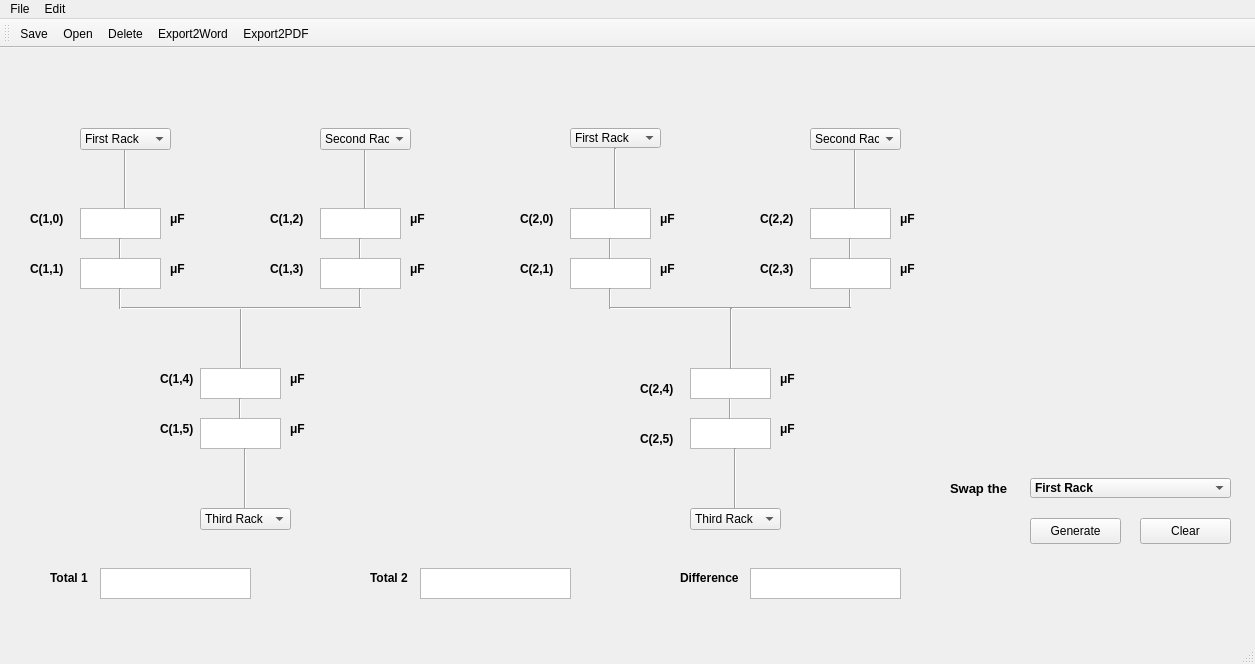
<?xml version="1.0" encoding="UTF-8"?>
<ui version="4.0">
 <class>MainWindow</class>
 <widget class="QMainWindow" name="MainWindow">
  <property name="geometry">
   <rect>
    <x>0</x>
    <y>0</y>
    <width>1255</width>
    <height>664</height>
   </rect>
  </property>
  <property name="windowTitle">
   <string>Capacitor Balancer</string>
  </property>
  <property name="windowIcon">
   <iconset>
    <normaloff>icons/CEB.png</normaloff>icons/CEB.png</iconset>
  </property>
  <widget class="QWidget" name="centralwidget">
   <widget class="Line" name="line">
    <property name="geometry">
     <rect>
      <x>120</x>
      <y>250</y>
      <width>121</width>
      <height>20</height>
     </rect>
    </property>
    <property name="lineWidth">
     <number>1</number>
    </property>
    <property name="orientation">
     <enum>Qt::Horizontal</enum>
    </property>
   </widget>
   <widget class="Line" name="line_2">
    <property name="geometry">
     <rect>
      <x>240</x>
      <y>260</y>
      <width>3</width>
      <height>61</height>
     </rect>
    </property>
    <property name="orientation">
     <enum>Qt::Vertical</enum>
    </property>
   </widget>
   <widget class="QTextEdit" name="textEdit">
    <property name="geometry">
     <rect>
      <x>200</x>
      <y>320</y>
      <width>81</width>
      <height>31</height>
     </rect>
    </property>
   </widget>
   <widget class="QTextEdit" name="textEdit_2">
    <property name="geometry">
     <rect>
      <x>200</x>
      <y>370</y>
      <width>81</width>
      <height>31</height>
     </rect>
    </property>
   </widget>
   <widget class="QTextEdit" name="textEdit_3">
    <property name="geometry">
     <rect>
      <x>80</x>
      <y>210</y>
      <width>81</width>
      <height>31</height>
     </rect>
    </property>
   </widget>
   <widget class="QTextEdit" name="textEdit_4">
    <property name="geometry">
     <rect>
      <x>80</x>
      <y>160</y>
      <width>81</width>
      <height>31</height>
     </rect>
    </property>
   </widget>
   <widget class="Line" name="line_4">
    <property name="geometry">
     <rect>
      <x>110</x>
      <y>190</y>
      <width>21</width>
      <height>21</height>
     </rect>
    </property>
    <property name="orientation">
     <enum>Qt::Vertical</enum>
    </property>
   </widget>
   <widget class="Line" name="line_5">
    <property name="geometry">
     <rect>
      <x>110</x>
      <y>100</y>
      <width>31</width>
      <height>61</height>
     </rect>
    </property>
    <property name="orientation">
     <enum>Qt::Vertical</enum>
    </property>
   </widget>
   <widget class="Line" name="line_6">
    <property name="geometry">
     <rect>
      <x>110</x>
      <y>240</y>
      <width>21</width>
      <height>21</height>
     </rect>
    </property>
    <property name="orientation">
     <enum>Qt::Vertical</enum>
    </property>
   </widget>
   <widget class="Line" name="line_7">
    <property name="geometry">
     <rect>
      <x>230</x>
      <y>350</y>
      <width>21</width>
      <height>21</height>
     </rect>
    </property>
    <property name="orientation">
     <enum>Qt::Vertical</enum>
    </property>
   </widget>
   <widget class="QTextEdit" name="textEdit_5">
    <property name="geometry">
     <rect>
      <x>320</x>
      <y>210</y>
      <width>81</width>
      <height>31</height>
     </rect>
    </property>
   </widget>
   <widget class="QTextEdit" name="textEdit_6">
    <property name="geometry">
     <rect>
      <x>320</x>
      <y>160</y>
      <width>81</width>
      <height>31</height>
     </rect>
    </property>
   </widget>
   <widget class="Line" name="line_8">
    <property name="geometry">
     <rect>
      <x>350</x>
      <y>100</y>
      <width>31</width>
      <height>61</height>
     </rect>
    </property>
    <property name="orientation">
     <enum>Qt::Vertical</enum>
    </property>
   </widget>
   <widget class="Line" name="line_9">
    <property name="geometry">
     <rect>
      <x>350</x>
      <y>240</y>
      <width>21</width>
      <height>21</height>
     </rect>
    </property>
    <property name="orientation">
     <enum>Qt::Vertical</enum>
    </property>
   </widget>
   <widget class="Line" name="line_10">
    <property name="geometry">
     <rect>
      <x>350</x>
      <y>190</y>
      <width>21</width>
      <height>21</height>
     </rect>
    </property>
    <property name="orientation">
     <enum>Qt::Vertical</enum>
    </property>
   </widget>
   <widget class="Line" name="line_3">
    <property name="geometry">
     <rect>
      <x>240</x>
      <y>250</y>
      <width>121</width>
      <height>20</height>
     </rect>
    </property>
    <property name="orientation">
     <enum>Qt::Horizontal</enum>
    </property>
   </widget>
   <widget class="Line" name="line_11">
    <property name="geometry">
     <rect>
      <x>230</x>
      <y>400</y>
      <width>31</width>
      <height>61</height>
     </rect>
    </property>
    <property name="orientation">
     <enum>Qt::Vertical</enum>
    </property>
   </widget>
   <widget class="QTextEdit" name="textEdit_7">
    <property name="geometry">
     <rect>
      <x>570</x>
      <y>210</y>
      <width>81</width>
      <height>31</height>
     </rect>
    </property>
   </widget>
   <widget class="Line" name="line_12">
    <property name="geometry">
     <rect>
      <x>840</x>
      <y>240</y>
      <width>21</width>
      <height>21</height>
     </rect>
    </property>
    <property name="orientation">
     <enum>Qt::Vertical</enum>
    </property>
   </widget>
   <widget class="QTextEdit" name="textEdit_8">
    <property name="geometry">
     <rect>
      <x>810</x>
      <y>160</y>
      <width>81</width>
      <height>31</height>
     </rect>
    </property>
   </widget>
   <widget class="QTextEdit" name="textEdit_9">
    <property name="geometry">
     <rect>
      <x>690</x>
      <y>370</y>
      <width>81</width>
      <height>31</height>
     </rect>
    </property>
   </widget>
   <widget class="QTextEdit" name="textEdit_10">
    <property name="geometry">
     <rect>
      <x>570</x>
      <y>160</y>
      <width>81</width>
      <height>31</height>
     </rect>
    </property>
   </widget>
   <widget class="Line" name="line_13">
    <property name="geometry">
     <rect>
      <x>720</x>
      <y>350</y>
      <width>21</width>
      <height>21</height>
     </rect>
    </property>
    <property name="orientation">
     <enum>Qt::Vertical</enum>
    </property>
   </widget>
   <widget class="QTextEdit" name="textEdit_11">
    <property name="geometry">
     <rect>
      <x>810</x>
      <y>210</y>
      <width>81</width>
      <height>31</height>
     </rect>
    </property>
   </widget>
   <widget class="Line" name="line_14">
    <property name="geometry">
     <rect>
      <x>600</x>
      <y>100</y>
      <width>31</width>
      <height>61</height>
     </rect>
    </property>
    <property name="orientation">
     <enum>Qt::Vertical</enum>
    </property>
   </widget>
   <widget class="Line" name="line_15">
    <property name="geometry">
     <rect>
      <x>600</x>
      <y>240</y>
      <width>21</width>
      <height>21</height>
     </rect>
    </property>
    <property name="orientation">
     <enum>Qt::Vertical</enum>
    </property>
   </widget>
   <widget class="Line" name="line_16">
    <property name="geometry">
     <rect>
      <x>840</x>
      <y>190</y>
      <width>21</width>
      <height>21</height>
     </rect>
    </property>
    <property name="orientation">
     <enum>Qt::Vertical</enum>
    </property>
   </widget>
   <widget class="Line" name="line_17">
    <property name="geometry">
     <rect>
      <x>840</x>
      <y>100</y>
      <width>31</width>
      <height>61</height>
     </rect>
    </property>
    <property name="orientation">
     <enum>Qt::Vertical</enum>
    </property>
   </widget>
   <widget class="Line" name="line_18">
    <property name="geometry">
     <rect>
      <x>610</x>
      <y>250</y>
      <width>121</width>
      <height>20</height>
     </rect>
    </property>
    <property name="orientation">
     <enum>Qt::Horizontal</enum>
    </property>
   </widget>
   <widget class="Line" name="line_19">
    <property name="geometry">
     <rect>
      <x>600</x>
      <y>190</y>
      <width>21</width>
      <height>21</height>
     </rect>
    </property>
    <property name="orientation">
     <enum>Qt::Vertical</enum>
    </property>
   </widget>
   <widget class="QTextEdit" name="textEdit_12">
    <property name="geometry">
     <rect>
      <x>690</x>
      <y>320</y>
      <width>81</width>
      <height>31</height>
     </rect>
    </property>
   </widget>
   <widget class="Line" name="line_20">
    <property name="geometry">
     <rect>
      <x>730</x>
      <y>250</y>
      <width>121</width>
      <height>20</height>
     </rect>
    </property>
    <property name="orientation">
     <enum>Qt::Horizontal</enum>
    </property>
   </widget>
   <widget class="Line" name="line_21">
    <property name="geometry">
     <rect>
      <x>730</x>
      <y>260</y>
      <width>3</width>
      <height>61</height>
     </rect>
    </property>
    <property name="orientation">
     <enum>Qt::Vertical</enum>
    </property>
   </widget>
   <widget class="Line" name="line_22">
    <property name="geometry">
     <rect>
      <x>720</x>
      <y>400</y>
      <width>31</width>
      <height>61</height>
     </rect>
    </property>
    <property name="orientation">
     <enum>Qt::Vertical</enum>
    </property>
   </widget>
   <widget class="QPushButton" name="pushButton">
    <property name="geometry">
     <rect>
      <x>1030</x>
      <y>470</y>
      <width>91</width>
      <height>26</height>
     </rect>
    </property>
    <property name="text">
     <string>Generate</string>
    </property>
    <property name="icon">
     <iconset>
      <normaloff>icons/tick.png</normaloff>icons/tick.png</iconset>
    </property>
   </widget>
   <widget class="QPushButton" name="pushButton_2">
    <property name="geometry">
     <rect>
      <x>1140</x>
      <y>470</y>
      <width>91</width>
      <height>26</height>
     </rect>
    </property>
    <property name="text">
     <string>Clear</string>
    </property>
    <property name="icon">
     <iconset>
      <normaloff>icons/Delete-icon.png</normaloff>icons/Delete-icon.png</iconset>
    </property>
   </widget>
   <widget class="QLabel" name="label">
    <property name="geometry">
     <rect>
      <x>170</x>
      <y>160</y>
      <width>41</width>
      <height>21</height>
     </rect>
    </property>
    <property name="font">
     <font>
      <weight>75</weight>
      <bold>true</bold>
     </font>
    </property>
    <property name="text">
     <string>μF</string>
    </property>
   </widget>
   <widget class="QLabel" name="label_2">
    <property name="geometry">
     <rect>
      <x>170</x>
      <y>210</y>
      <width>41</width>
      <height>21</height>
     </rect>
    </property>
    <property name="font">
     <font>
      <weight>75</weight>
      <bold>true</bold>
     </font>
    </property>
    <property name="text">
     <string>μF</string>
    </property>
   </widget>
   <widget class="QLabel" name="label_3">
    <property name="geometry">
     <rect>
      <x>410</x>
      <y>160</y>
      <width>41</width>
      <height>21</height>
     </rect>
    </property>
    <property name="font">
     <font>
      <weight>75</weight>
      <bold>true</bold>
     </font>
    </property>
    <property name="text">
     <string>μF</string>
    </property>
   </widget>
   <widget class="QLabel" name="label_4">
    <property name="geometry">
     <rect>
      <x>410</x>
      <y>210</y>
      <width>41</width>
      <height>21</height>
     </rect>
    </property>
    <property name="font">
     <font>
      <weight>75</weight>
      <bold>true</bold>
     </font>
    </property>
    <property name="text">
     <string>μF</string>
    </property>
   </widget>
   <widget class="QLabel" name="label_5">
    <property name="geometry">
     <rect>
      <x>290</x>
      <y>320</y>
      <width>41</width>
      <height>21</height>
     </rect>
    </property>
    <property name="font">
     <font>
      <weight>75</weight>
      <bold>true</bold>
     </font>
    </property>
    <property name="text">
     <string>μF</string>
    </property>
   </widget>
   <widget class="QLabel" name="label_6">
    <property name="geometry">
     <rect>
      <x>290</x>
      <y>370</y>
      <width>41</width>
      <height>21</height>
     </rect>
    </property>
    <property name="font">
     <font>
      <weight>75</weight>
      <bold>true</bold>
     </font>
    </property>
    <property name="text">
     <string>μF</string>
    </property>
   </widget>
   <widget class="QLabel" name="label_7">
    <property name="geometry">
     <rect>
      <x>660</x>
      <y>160</y>
      <width>41</width>
      <height>21</height>
     </rect>
    </property>
    <property name="font">
     <font>
      <weight>75</weight>
      <bold>true</bold>
     </font>
    </property>
    <property name="text">
     <string>μF</string>
    </property>
   </widget>
   <widget class="QLabel" name="label_8">
    <property name="geometry">
     <rect>
      <x>660</x>
      <y>210</y>
      <width>41</width>
      <height>21</height>
     </rect>
    </property>
    <property name="font">
     <font>
      <weight>75</weight>
      <bold>true</bold>
     </font>
    </property>
    <property name="text">
     <string>μF</string>
    </property>
   </widget>
   <widget class="QLabel" name="label_9">
    <property name="geometry">
     <rect>
      <x>900</x>
      <y>210</y>
      <width>41</width>
      <height>21</height>
     </rect>
    </property>
    <property name="font">
     <font>
      <weight>75</weight>
      <bold>true</bold>
     </font>
    </property>
    <property name="text">
     <string>μF</string>
    </property>
   </widget>
   <widget class="QLabel" name="label_10">
    <property name="geometry">
     <rect>
      <x>900</x>
      <y>160</y>
      <width>41</width>
      <height>21</height>
     </rect>
    </property>
    <property name="font">
     <font>
      <weight>75</weight>
      <bold>true</bold>
     </font>
    </property>
    <property name="text">
     <string>μF</string>
    </property>
   </widget>
   <widget class="QLabel" name="label_11">
    <property name="geometry">
     <rect>
      <x>780</x>
      <y>370</y>
      <width>41</width>
      <height>21</height>
     </rect>
    </property>
    <property name="font">
     <font>
      <weight>75</weight>
      <bold>true</bold>
     </font>
    </property>
    <property name="text">
     <string>μF</string>
    </property>
   </widget>
   <widget class="QLabel" name="label_12">
    <property name="geometry">
     <rect>
      <x>780</x>
      <y>320</y>
      <width>41</width>
      <height>21</height>
     </rect>
    </property>
    <property name="font">
     <font>
      <weight>75</weight>
      <bold>true</bold>
     </font>
    </property>
    <property name="text">
     <string>μF</string>
    </property>
   </widget>
   <widget class="QLabel" name="label_13">
    <property name="geometry">
     <rect>
      <x>30</x>
      <y>160</y>
      <width>51</width>
      <height>21</height>
     </rect>
    </property>
    <property name="font">
     <font>
      <weight>75</weight>
      <bold>true</bold>
     </font>
    </property>
    <property name="text">
     <string>C(1,0)</string>
    </property>
   </widget>
   <widget class="QLabel" name="label_14">
    <property name="geometry">
     <rect>
      <x>30</x>
      <y>210</y>
      <width>51</width>
      <height>21</height>
     </rect>
    </property>
    <property name="font">
     <font>
      <weight>75</weight>
      <bold>true</bold>
     </font>
    </property>
    <property name="text">
     <string>C(1,1)</string>
    </property>
   </widget>
   <widget class="QLabel" name="label_15">
    <property name="geometry">
     <rect>
      <x>270</x>
      <y>210</y>
      <width>51</width>
      <height>21</height>
     </rect>
    </property>
    <property name="font">
     <font>
      <weight>75</weight>
      <bold>true</bold>
     </font>
    </property>
    <property name="text">
     <string>C(1,3)</string>
    </property>
   </widget>
   <widget class="QLabel" name="label_16">
    <property name="geometry">
     <rect>
      <x>270</x>
      <y>160</y>
      <width>51</width>
      <height>21</height>
     </rect>
    </property>
    <property name="font">
     <font>
      <weight>75</weight>
      <bold>true</bold>
     </font>
    </property>
    <property name="text">
     <string>C(1,2)</string>
    </property>
   </widget>
   <widget class="QLabel" name="label_17">
    <property name="geometry">
     <rect>
      <x>160</x>
      <y>370</y>
      <width>41</width>
      <height>21</height>
     </rect>
    </property>
    <property name="font">
     <font>
      <weight>75</weight>
      <bold>true</bold>
     </font>
    </property>
    <property name="text">
     <string>C(1,5)</string>
    </property>
   </widget>
   <widget class="QLabel" name="label_18">
    <property name="geometry">
     <rect>
      <x>160</x>
      <y>320</y>
      <width>41</width>
      <height>21</height>
     </rect>
    </property>
    <property name="font">
     <font>
      <weight>75</weight>
      <bold>true</bold>
     </font>
    </property>
    <property name="text">
     <string>C(1,4)</string>
    </property>
   </widget>
   <widget class="QLabel" name="label_19">
    <property name="geometry">
     <rect>
      <x>520</x>
      <y>210</y>
      <width>51</width>
      <height>21</height>
     </rect>
    </property>
    <property name="font">
     <font>
      <weight>75</weight>
      <bold>true</bold>
     </font>
    </property>
    <property name="text">
     <string>C(2,1)</string>
    </property>
   </widget>
   <widget class="QLabel" name="label_20">
    <property name="geometry">
     <rect>
      <x>520</x>
      <y>160</y>
      <width>51</width>
      <height>21</height>
     </rect>
    </property>
    <property name="font">
     <font>
      <weight>75</weight>
      <bold>true</bold>
     </font>
    </property>
    <property name="text">
     <string>C(2,0)</string>
    </property>
   </widget>
   <widget class="QLabel" name="label_21">
    <property name="geometry">
     <rect>
      <x>640</x>
      <y>380</y>
      <width>51</width>
      <height>21</height>
     </rect>
    </property>
    <property name="font">
     <font>
      <weight>75</weight>
      <bold>true</bold>
     </font>
    </property>
    <property name="text">
     <string>C(2,5)</string>
    </property>
   </widget>
   <widget class="QLabel" name="label_22">
    <property name="geometry">
     <rect>
      <x>640</x>
      <y>330</y>
      <width>51</width>
      <height>21</height>
     </rect>
    </property>
    <property name="font">
     <font>
      <weight>75</weight>
      <bold>true</bold>
     </font>
    </property>
    <property name="text">
     <string>C(2,4)</string>
    </property>
   </widget>
   <widget class="QLabel" name="label_23">
    <property name="geometry">
     <rect>
      <x>760</x>
      <y>210</y>
      <width>51</width>
      <height>21</height>
     </rect>
    </property>
    <property name="font">
     <font>
      <weight>75</weight>
      <bold>true</bold>
     </font>
    </property>
    <property name="text">
     <string>C(2,3)</string>
    </property>
   </widget>
   <widget class="QLabel" name="label_24">
    <property name="geometry">
     <rect>
      <x>760</x>
      <y>160</y>
      <width>51</width>
      <height>21</height>
     </rect>
    </property>
    <property name="font">
     <font>
      <weight>75</weight>
      <bold>true</bold>
     </font>
    </property>
    <property name="text">
     <string>C(2,2)</string>
    </property>
   </widget>
   <widget class="QComboBox" name="comboBox">
    <property name="geometry">
     <rect>
      <x>80</x>
      <y>80</y>
      <width>91</width>
      <height>22</height>
     </rect>
    </property>
    <item>
     <property name="text">
      <string>First Rack</string>
     </property>
    </item>
    <item>
     <property name="text">
      <string>Second Rack</string>
     </property>
    </item>
    <item>
     <property name="text">
      <string>Third Rack</string>
     </property>
    </item>
   </widget>
   <widget class="QComboBox" name="comboBox_2">
    <property name="geometry">
     <rect>
      <x>320</x>
      <y>80</y>
      <width>91</width>
      <height>22</height>
     </rect>
    </property>
    <item>
     <property name="text">
      <string>Second Rack</string>
     </property>
    </item>
    <item>
     <property name="text">
      <string>First Rack</string>
     </property>
    </item>
    <item>
     <property name="text">
      <string>Third Rack</string>
     </property>
    </item>
   </widget>
   <widget class="QComboBox" name="comboBox_3">
    <property name="geometry">
     <rect>
      <x>200</x>
      <y>460</y>
      <width>91</width>
      <height>22</height>
     </rect>
    </property>
    <item>
     <property name="text">
      <string>Third Rack</string>
     </property>
    </item>
    <item>
     <property name="text">
      <string>Second Rack</string>
     </property>
    </item>
    <item>
     <property name="text">
      <string>First Rack</string>
     </property>
    </item>
   </widget>
   <widget class="QComboBox" name="comboBox_4">
    <property name="geometry">
     <rect>
      <x>570</x>
      <y>80</y>
      <width>91</width>
      <height>20</height>
     </rect>
    </property>
    <item>
     <property name="text">
      <string>First Rack</string>
     </property>
    </item>
    <item>
     <property name="text">
      <string>Second Rack</string>
     </property>
    </item>
    <item>
     <property name="text">
      <string>Third Rack</string>
     </property>
    </item>
   </widget>
   <widget class="QComboBox" name="comboBox_5">
    <property name="geometry">
     <rect>
      <x>810</x>
      <y>80</y>
      <width>91</width>
      <height>22</height>
     </rect>
    </property>
    <item>
     <property name="text">
      <string>Second Rack</string>
     </property>
    </item>
    <item>
     <property name="text">
      <string>First Rack</string>
     </property>
    </item>
    <item>
     <property name="text">
      <string>Third Rack</string>
     </property>
    </item>
   </widget>
   <widget class="QComboBox" name="comboBox_6">
    <property name="geometry">
     <rect>
      <x>690</x>
      <y>460</y>
      <width>91</width>
      <height>22</height>
     </rect>
    </property>
    <item>
     <property name="text">
      <string>Third Rack</string>
     </property>
    </item>
    <item>
     <property name="text">
      <string>Second Rack</string>
     </property>
    </item>
    <item>
     <property name="text">
      <string>First Rack</string>
     </property>
    </item>
   </widget>
   <widget class="QComboBox" name="comboBox_7">
    <property name="geometry">
     <rect>
      <x>1030</x>
      <y>430</y>
      <width>201</width>
      <height>20</height>
     </rect>
    </property>
    <property name="font">
     <font>
      <weight>75</weight>
      <bold>true</bold>
     </font>
    </property>
    <item>
     <property name="text">
      <string>First Rack</string>
     </property>
    </item>
    <item>
     <property name="text">
      <string>Second Rack</string>
     </property>
    </item>
    <item>
     <property name="text">
      <string>Third Rack</string>
     </property>
    </item>
   </widget>
   <widget class="QLabel" name="label_25">
    <property name="geometry">
     <rect>
      <x>950</x>
      <y>430</y>
      <width>81</width>
      <height>20</height>
     </rect>
    </property>
    <property name="font">
     <font>
      <pointsize>10</pointsize>
      <weight>75</weight>
      <bold>true</bold>
     </font>
    </property>
    <property name="text">
     <string>Swap the </string>
    </property>
   </widget>
   <widget class="QLabel" name="label_26">
    <property name="geometry">
     <rect>
      <x>50</x>
      <y>520</y>
      <width>51</width>
      <height>20</height>
     </rect>
    </property>
    <property name="font">
     <font>
      <pointsize>9</pointsize>
      <weight>75</weight>
      <bold>true</bold>
     </font>
    </property>
    <property name="text">
     <string>Total 1</string>
    </property>
   </widget>
   <widget class="QTextEdit" name="textEdit_13">
    <property name="geometry">
     <rect>
      <x>100</x>
      <y>520</y>
      <width>151</width>
      <height>31</height>
     </rect>
    </property>
   </widget>
   <widget class="QLabel" name="label_27">
    <property name="geometry">
     <rect>
      <x>370</x>
      <y>520</y>
      <width>51</width>
      <height>20</height>
     </rect>
    </property>
    <property name="font">
     <font>
      <pointsize>9</pointsize>
      <weight>75</weight>
      <bold>true</bold>
     </font>
    </property>
    <property name="text">
     <string>Total 2</string>
    </property>
   </widget>
   <widget class="QTextEdit" name="textEdit_14">
    <property name="geometry">
     <rect>
      <x>420</x>
      <y>520</y>
      <width>151</width>
      <height>31</height>
     </rect>
    </property>
   </widget>
   <widget class="QLabel" name="label_28">
    <property name="geometry">
     <rect>
      <x>680</x>
      <y>520</y>
      <width>81</width>
      <height>20</height>
     </rect>
    </property>
    <property name="font">
     <font>
      <pointsize>9</pointsize>
      <weight>75</weight>
      <bold>true</bold>
     </font>
    </property>
    <property name="text">
     <string>Difference</string>
    </property>
   </widget>
   <widget class="QTextEdit" name="textEdit_15">
    <property name="geometry">
     <rect>
      <x>750</x>
      <y>520</y>
      <width>151</width>
      <height>31</height>
     </rect>
    </property>
   </widget>
  </widget>
  <widget class="QMenuBar" name="menubar">
   <property name="geometry">
    <rect>
     <x>0</x>
     <y>0</y>
     <width>1255</width>
     <height>21</height>
    </rect>
   </property>
   <widget class="QMenu" name="menuFile">
    <property name="title">
     <string>File</string>
    </property>
    <addaction name="actionSave"/>
    <addaction name="actionOpen"/>
    <addaction name="actionExit"/>
    <addaction name="actionAbout"/>
   </widget>
   <widget class="QMenu" name="menuEdit">
    <property name="title">
     <string>Edit</string>
    </property>
    <widget class="QMenu" name="menuExport">
     <property name="title">
      <string>Export</string>
     </property>
     <addaction name="actionPdf"/>
     <addaction name="actionWord"/>
    </widget>
    <addaction name="menuExport"/>
    <addaction name="actionDelete_2"/>
   </widget>
   <addaction name="menuFile"/>
   <addaction name="menuEdit"/>
  </widget>
  <widget class="QStatusBar" name="statusbar"/>
  <widget class="QToolBar" name="toolBar">
   <property name="windowTitle">
    <string>toolBar</string>
   </property>
   <attribute name="toolBarArea">
    <enum>TopToolBarArea</enum>
   </attribute>
   <attribute name="toolBarBreak">
    <bool>false</bool>
   </attribute>
   <addaction name="actionSave_2"/>
   <addaction name="actionOpen_2"/>
   <addaction name="actionDelete"/>
   <addaction name="actionExport2Word"/>
   <addaction name="actionExport2PDF"/>
  </widget>
  <action name="actionSave">
   <property name="text">
    <string>Save</string>
   </property>
   <property name="shortcut">
    <string>Ctrl+S</string>
   </property>
  </action>
  <action name="actionAbout">
   <property name="text">
    <string>About</string>
   </property>
  </action>
  <action name="actionPdf">
   <property name="text">
    <string>Pdf</string>
   </property>
  </action>
  <action name="actionWord">
   <property name="text">
    <string>Word</string>
   </property>
  </action>
  <action name="actionExit">
   <property name="text">
    <string>Exit</string>
   </property>
   <property name="shortcut">
    <string>Ctrl+Shift+E</string>
   </property>
  </action>
  <action name="actionSave_2">
   <property name="icon">
    <iconset>
     <normaloff>icons/Floppy-Disk-icon.png</normaloff>icons/Floppy-Disk-icon.png</iconset>
   </property>
   <property name="text">
    <string>Save</string>
   </property>
   <property name="toolTip">
    <string>Save</string>
   </property>
  </action>
  <action name="actionOpen">
   <property name="text">
    <string>Open</string>
   </property>
   <property name="shortcut">
    <string>Ctrl+O</string>
   </property>
  </action>
  <action name="actionOpen_2">
   <property name="icon">
    <iconset>
     <normaloff>icons/fileopen.png</normaloff>icons/fileopen.png</iconset>
   </property>
   <property name="text">
    <string>Open</string>
   </property>
   <property name="toolTip">
    <string>Open</string>
   </property>
  </action>
  <action name="actionDelete">
   <property name="icon">
    <iconset>
     <normaloff>icons/icons8-delete-64 colored.png</normaloff>icons/icons8-delete-64 colored.png</iconset>
   </property>
   <property name="text">
    <string>Delete</string>
   </property>
   <property name="toolTip">
    <string>Delete</string>
   </property>
  </action>
  <action name="actionExport2Word">
   <property name="icon">
    <iconset>
     <normaloff>icons/MS-Word-2-icon.png</normaloff>icons/MS-Word-2-icon.png</iconset>
   </property>
   <property name="text">
    <string>Export2Word</string>
   </property>
   <property name="toolTip">
    <string>Export to word</string>
   </property>
  </action>
  <action name="actionExport2PDF">
   <property name="icon">
    <iconset>
     <normaloff>icons/PDF-icon.png</normaloff>icons/PDF-icon.png</iconset>
   </property>
   <property name="text">
    <string>Export2PDF</string>
   </property>
   <property name="toolTip">
    <string>Export to pdf</string>
   </property>
  </action>
  <action name="actionDelete_2">
   <property name="text">
    <string>Delete</string>
   </property>
  </action>
 </widget>
 <resources/>
 <connections/>
</ui>
